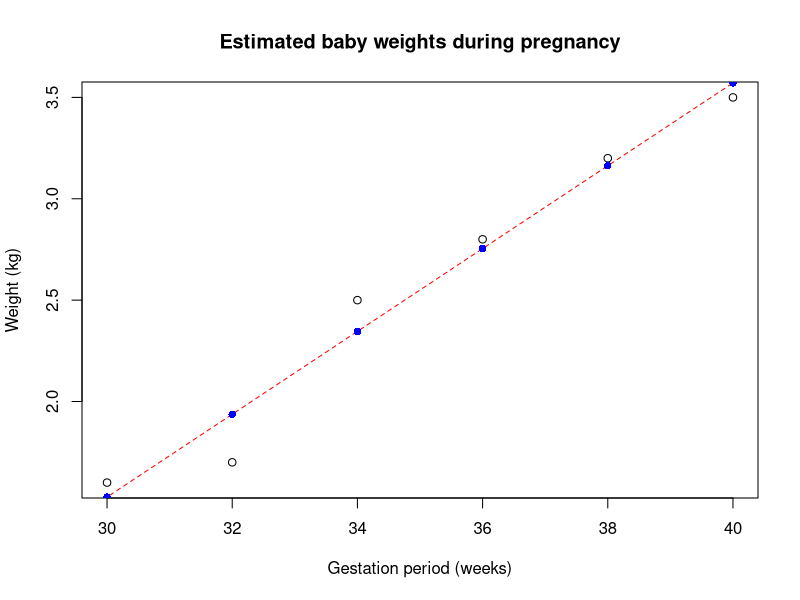
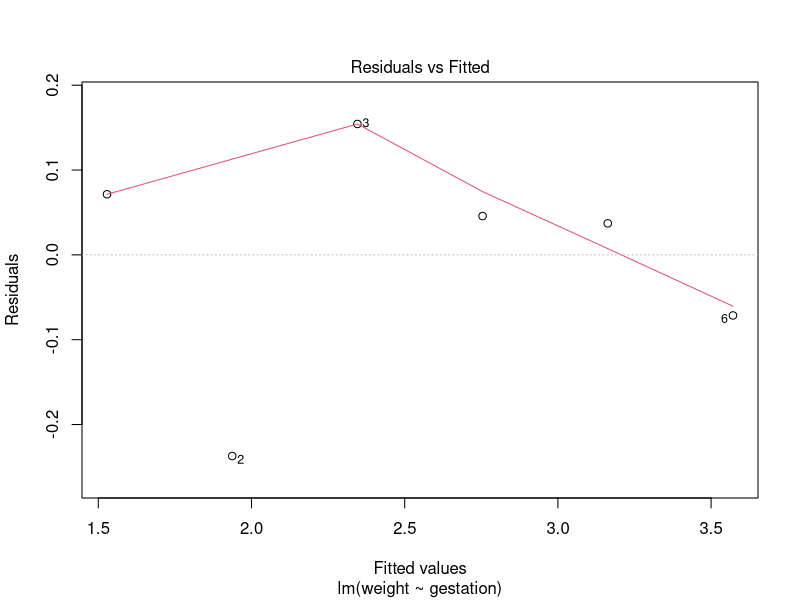
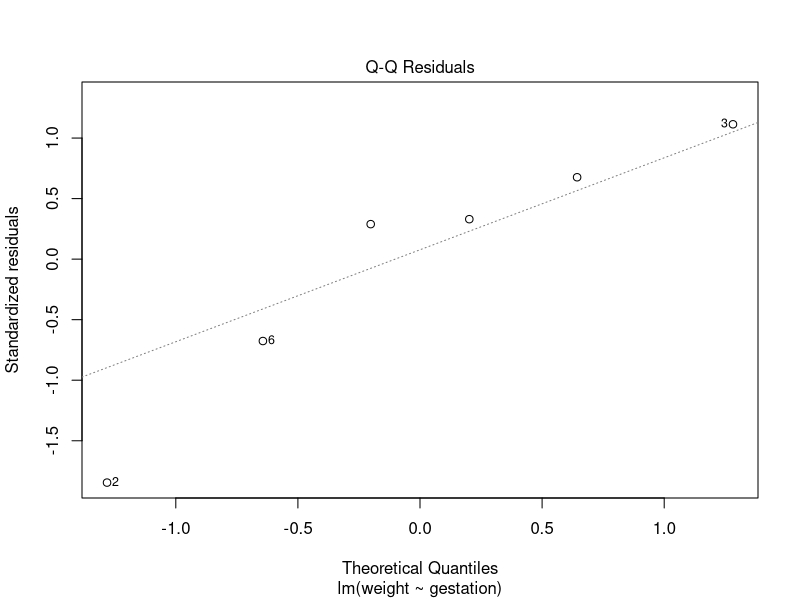

Generate these figures, in order, with R:
# Set working directory 
setwd("C:/Users/Jason Chong/Downloads")

# Loa data
baby = read.table("baby weights.txt", header = T)

# Show data
baby

# Plot data
plot(baby, main = "Estimated baby weights during pregnancy", xlab = "Gestation period (weeks)", ylab = "Weight (kg)")

# Attach data 
attach(baby)

# Compute correlation between gestation period and baby weight
cor(gestation, weight)

# Test whether correlation coefficient is zero
cor.test(gestation, weight)

# Fit linear model
model = lm(weight ~ gestation)

# Examine model 
model
summary(model)

# Add regression line
abline(model, col = "red", lty = "dashed")

# Obtain fitted values 
model$fitted.values
fitted(model)
predict(model)

# Add fitted values to regression line 
points(gestation, fitted(model), col = "blue", pch = 16)

# ANOVA
anova(model)

x = gestation; y = weight
# Total sum of squares 
(SStot = sum((y-mean(y))^2))
sum(anova(model)[,2])

# Residual sum of squares 
(SSres = sum((y-fitted(model))^2))
anova(model)[2,2]

# Regression sum of squares 
(SSreg = sum((fitted(model)-mean(y))^2))
anova(model)[1,2]

# Coefficient of determination
summary(model)$r.squared
cor(x,y)^2
SSreg/SStot

# Confidence interval for slope and regression coefficient 
confint(model, level = 0.99)

# Predict baby's weight at 33 weeks
# First principles
coef(model)[1]+coef(model)[2]*33

# Using predict function 
newdata = data.frame(gestation = 33)
predict(model, newdata)

# Confidence interval for prediction
predict(model, newdata, interval = "confidence", level = 0.9)

# Prediction interval for prediction 
predict(model, newdata, interval = "predict", level = 0.9)

# Residuals
resid(model)

# Residuals by first principle 
resid(model)
weight - fitted(model)

# Plot residuals vs fitted 
plot(model, 1)
 
# QQ plot
plot(model, 2)

# Exclude gestation = 32
model2 = update(model, subset = (gestation != 32))
summary(model)$r.squared; summary(model2)$r.squared